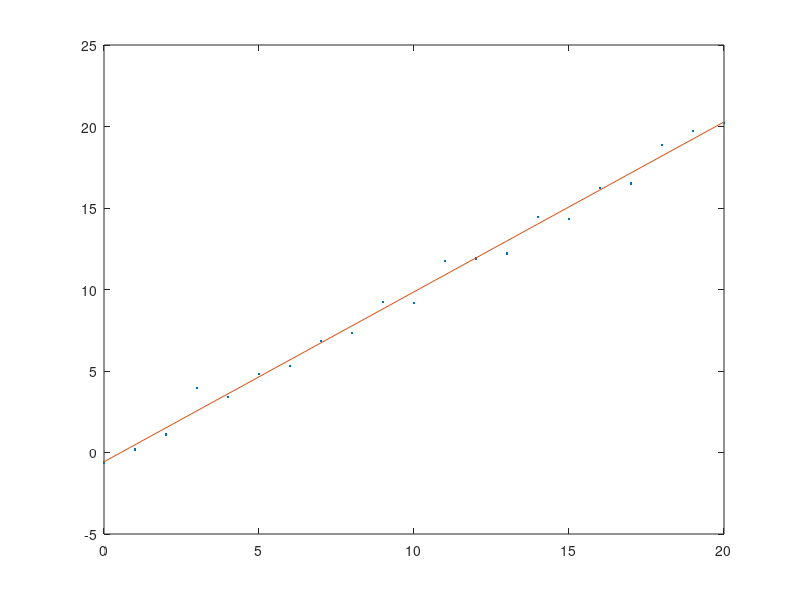

MATLAB code to generate this figure:
clc; clearvars;

x = 0:20;
y = zeros(size(x));
for k = 1:length(x)
    y(k) = x(k) + (rand(1,1)-0.5)*2;
end

figure(1);
plot(x,y,'.');
hold on;

X = [x',ones(length(x),1)];
Y = y';

a = (((X'*X)^(-1))*X')*Y;
y0 = polyval(a,x);

plot(x,y0);

e = Y - X*a;
disp(e);